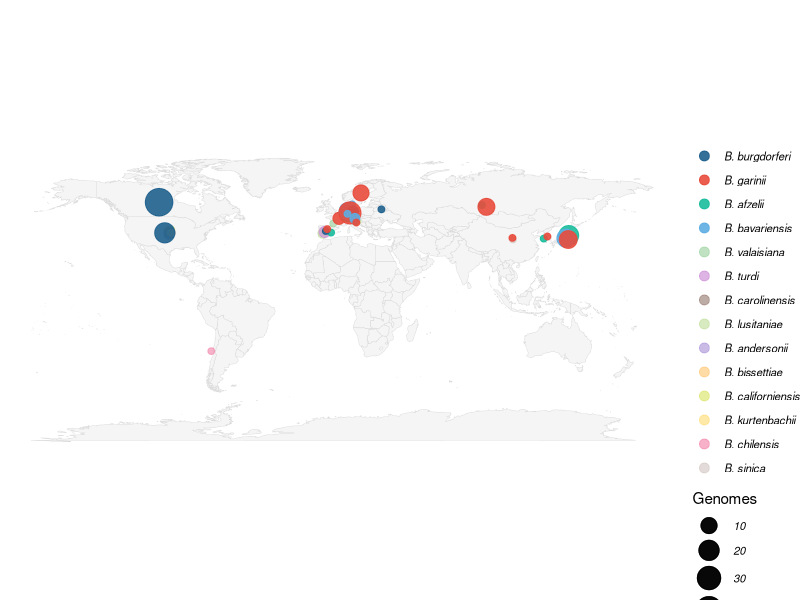
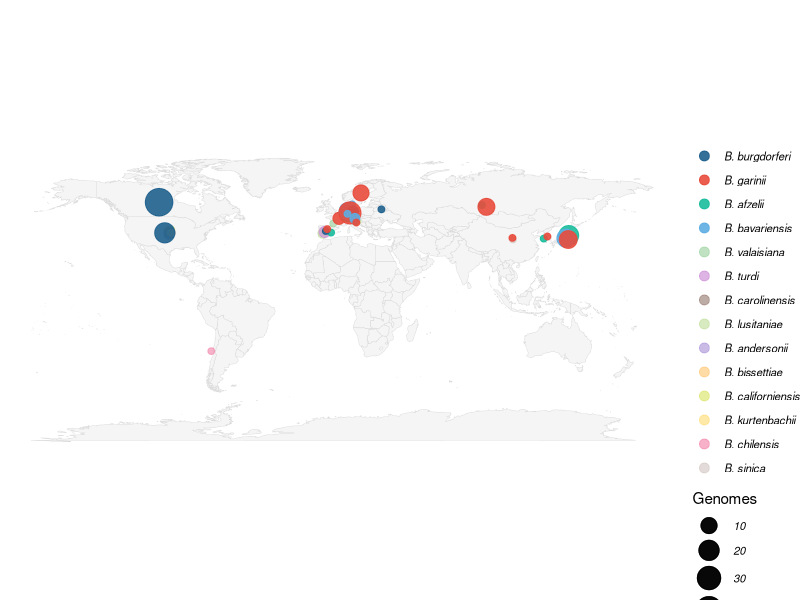

Here is the R script that generated these plots, in order:
# ============================================================
# Geographic distribution of the 287 Borreliella genomes
#
# Input : Supplementary_Table_S1.xls (columns: species, geo_loc)
# Output: FigS1a_map.pdf
#
# Notes:
#   - 228 of 287 genomes carry valid country information (geo_loc);
#     the remaining 59 (placeholders such as "missing",
#     "not collected", "Unknown") are not shown (stated in caption).
#   - Precise coordinates (lat_lon) are available for only 68 genomes
#     and are strongly biased (only 3 for B. burgdorferi), so a
#     country-centroid bubble map is used instead; species sharing a
#     country are slightly jittered to avoid overplotting.
#   - set.seed(1) makes the jitter reproducible.
# ============================================================

library(readxl)
library(dplyr)
library(ggplot2)
library(stringr)
library(tibble)

s1 <- read_excel("Supplementary_Table_S1.xls")   # adjust path as needed

# Four major pathogenic species analyzed in the main text
four <- c("Borreliella burgdorferi", "Borreliella garinii",
          "Borreliella afzelii", "Borreliella bavariensis")

# Country centroids (display-level approximations for all 17 countries
# present in the dataset)
centroids <- tribble(
  ~country,      ~lat,  ~lon,
  "Germany",     51.1,  10.4,  "Japan",       36.2, 138.3,
  "Canada",      56.1, -106.3, "USA",         39.8, -98.6,
  "Russia",      55.0,  90.0,  "Norway",      64.5,  17.0,
  "Portugal",    39.6,  -8.0,  "France",      46.6,   2.4,
  "Slovenia",    46.1,  14.9,  "Spain",       40.3,  -3.7,
  "South Korea", 36.4, 127.9,  "China",       35.0, 104.0,
  "Austria",     47.6,  14.1,  "Netherlands", 52.2,   5.3,
  "Chile",      -31.8, -71.0,  "Denmark",     56.0,  10.0,
  "Belarus",     53.5,  28.0
)

# Missing-value placeholders in geo_loc
bad <- c("missing", "not applicable", "Not Applicable", "Unknown",
         "not recorded", "not collected")

# Extract country name (geo_loc format: "Japan: island of Honshu ...")
df <- s1 %>%
  filter(!is.na(geo_loc), !geo_loc %in% bad) %>%
  mutate(country = str_trim(str_split_fixed(geo_loc, ":", 2)[, 1])) %>%
  inner_join(centroids, by = "country")

nrow(df)   # 228 expected

# Colors: four major species match the main-text palette;
# remaining species use a muted pastel set
pal4 <- c("Borreliella burgdorferi" = "#1F618D",
          "Borreliella garinii"     = "#E74C3C",
          "Borreliella afzelii"     = "#1ABC9C",
          "Borreliella bavariensis" = "#5DADE2")

other_sp <- sort(setdiff(unique(df$species), four))
pastel <- c("#B39DDB", "#FFCC80", "#DCE775", "#A1887F", "#F48FB1",
            "#FFE082", "#C5E1A5", "#D7CCC8", "#CE93D8", "#A5D6A7",
            "#BCAAA4", "#E6C78A")
pal_other <- setNames(pastel[seq_along(other_sp)], other_sp)

# Legend order: descending genome count (top four = major species)
sp_order <- s1 %>%
  count(species, name = "total") %>%
  arrange(desc(total), species) %>%
  filter(species %in% unique(df$species)) %>%
  pull(species)

# Abbreviated legend labels ("B. burgdorferi")
sp_labels <- setNames(paste0("B. ", sub("Borreliella ", "", sp_order)), sp_order)

# Aggregate by country x species; jitter species sharing a country
set.seed(1)
df_agg <- df %>%
  group_by(country, lon, lat, species) %>%
  summarise(n = n(), .groups = "drop") %>%
  group_by(country) %>%
  mutate(lon_j = lon + runif(n(), -3, 3),
         lat_j = lat + runif(n(), -2, 2)) %>%
  ungroup()
df_agg$species <- factor(df_agg$species, levels = sp_order)

world <- map_data("world")

p_a <- ggplot() +
  geom_polygon(data = world, aes(long, lat, group = group),
               fill = "grey96", color = "grey85", linewidth = 0.15) +
  geom_point(data = df_agg %>% filter(!species %in% four),
             aes(lon_j, lat_j, color = species, size = n), alpha = 0.7) +
  geom_point(data = df_agg %>% filter(species %in% four),
             aes(lon_j, lat_j, color = species, size = n), alpha = 0.9) +
  scale_size_continuous(range = c(2, 9), name = "Genomes") +
  scale_color_manual(values = c(pal4, pal_other),
                     limits = sp_order,   # explicit legend order (ggplot2 >= 3.5)
                     labels = sp_labels) +
  coord_quickmap() +
  labs(color = NULL) +
  guides(color = guide_legend(ncol = 1, override.aes = list(size = 3), order = 1),
         size  = guide_legend(order = 2)) +
  theme_void() +
  theme(legend.position = "right",
        legend.box = "vertical",
        legend.justification = "top",
        legend.text = element_text(face = "italic", size = 8))

print(p_a)
ggsave("FigS1a_map.pdf", p_a, width = 10.5, height = 5.5)
